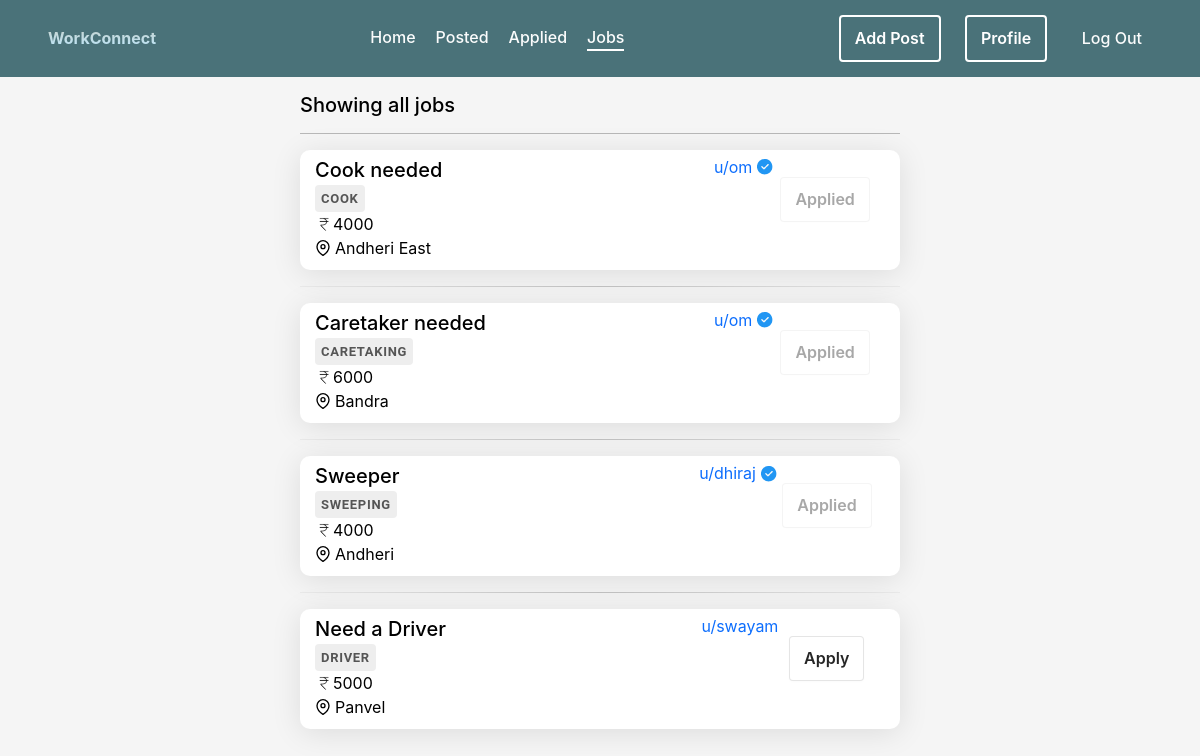
The page /newco/listings (signed in) on the database its author committed.
### project/newco/models.py (models this page shows, shortened)
class Job(models.Model):
    user = models.ForeignKey(User,on_delete=models.CASCADE)
    title = models.CharField(max_length=255)
    description = models.TextField()
    job_specification = models.CharField(default=None,max_length=255)
    salary = models.CharField(max_length=32)
    location = models.CharField(max_length=32)
    people_applied = models.IntegerField(default=0)
    applied = models.ManyToManyField(User,related_name='users_applied',blank=True)

### project/newco/views.py (the view)
# urls.py: path('listings',views.listings,name='listings'),
@login_required
def listings(request: HttpRequest,filterby=None):
    jobs = Job.objects.all()
    title = request.POST.get('jobtitle','').strip()
    location = request.POST.get('location','').strip()
    if title and location:
        jobs = jobs.filter(job_specification=title.upper(),location=location)
    elif title or location:
        if title:
            jobs = jobs.filter(job_specification=title.upper())
        if location:
            jobs = jobs.filter(location=location)
    searched = False
    if jobs.count() == 0:
        jobs = None
    else:
        searched = jobs.count()!=Job.objects.count()
    return render(request, 'newco/listings.html', {'jobs': jobs,'searched':searched})

### newco/templates/newco/listings.html (shortened to what this page needs)
{% extends 'newco/layout.html' %}
{% block body %}
{% if jobs %}
    <div class="w-100 h-auto center">
        <div class="w-50 d-block m-3">
            {% if searched %}
                <div class="h5">Your Search returned {{ jobs.count }} Results </div>
            {% else %}
                <div class="h5">Showing all jobs</div>
            {% endif %}
            <hr>
            {% for job in jobs %}
                <a href="post/{{ job.id }}" class="w-100">
                    <div class="post form w-100 flex-row nothover" >
                        <div class="d-inline-flex flex-column w-100" style="justify-content: space-evenly;">
                            <div class="w-100 lead" style="font-weight: 500;">{{ job.title }}</div>
                            <div class="job-spec">{{ job.job_specification }}</div>
                            <div class="w-100"><svg xmlns="http://www.w3.org/2000/svg" height="18" width="18" viewBox="50 -850 850 900" stroke-width="5" stroke="black"><path d="M540-172 306-416v-44h114q63 0 116-39.5T588-616H266v-28h320q-11-51-57-83.5T420-760H266v-28h428v28H528q33 17 57 48.5t29 67.5h80v28h-78q2 85-58 134.5T420-432h-90l249 260h-39Z"/></svg>{{ job.salary }}</div>
                            <div class="w-100">{{ job.location }}</div>
                        </div>
                </a>
                    {% if job.user.username != request.user.username %}
                        <div class="d-inline-flex flex-row" style="gap: 5px;height: 25px; transition: all 0.3s;">
                            <a href="{% url 'profile' job.user.username %}" class="a-hover">u/{{ job.user.username }}</a>
                        </div>
                        <div class="w-25 center" style="height: 90px;">
                            {% if request.user not in job.applied.all %}
                                <a href="post/apply/{{ job.id }}">
                                    <button type="button">Apply</button>
                                </a>
                            {% else %}
                                <button type="button" disabled style="opacity: 0.4;cursor: not-allowed">Applied</button>
                            {% endif %}
                            </div>
                    {% else %}
                        <div class="d-inline-flex flex-row" style="height: 25px; transition: all 0.3s;">
                            <a href="{% url 'profile' job.user.username %}" class="a-hover">you</a>
                        </div>
                    {% endif %}
                </div>
                <hr class="hr">
            {% endfor %}
{% elif not searched %}
<div class="w-100 h-75 center">
    <div class="display-6 h1">Couldn't find the job you requested</div>
</div>
{% else %}
<div class="w-100 h-75 center">
    <div class="display-6 h1">No jobs posted yet</div>
</div>
{% endif %}
{% endblock %}

### project/newco/static/newco/log.reg.styles.css (style rules this page uses)
.form { width: 380px; height: 500px; display: flex; flex-direction: column; border-radius: 15px; background-color: white; box-shadow: 0 4px 30px rgba(0, 0, 0, 0.1); transition: .4s ease-in-out; }

### project/newco/static/newco/styles.css (style rules this page uses)
* { font-family: -apple-system, BlinkMacSystemFont, 'Segoe UI', Roboto, Oxygen, Ubuntu, Cantarell, 'Open Sans', 'Helvetica Neue', sans-serif; margin: 0; padding: 0; color: black; background-color: #f5f5f5; }
.center { display: flex; justify-content: center; align-items: center ; }
div { background: transparent; }
body { background-color: #f5f5f5; }
button { background-color: #FFFFFF; border: 1px solid rgba(0, 0, 0, 0.1); border-radius: .25rem; box-shadow: rgba(0, 0, 0, 0.02) 0 1px 3px 0; color: rgba(0, 0, 0, 0.85); cursor: pointer; display: inline-flex; font-size: 16px; font-weight: 600; justify-content: center; line-height: 1.05; min-height: 1rem; padding: calc(.875rem - 1px) calc(1.5rem - 10px); text-decoration: none; transition: all 250ms; user-select: none; -webkit-user-select: none; touch-action: manipulation; vertical-align: baseline; width: fit-content; }
a { text-decoration: none; background: transparent; }
.a-hover { transition: all 0.5s; border-bottom: 2px #0d6efd00 solid; }
.bg-transparent, * { background: transparent; }
.post { background: white; height: 120px; transition: all 0.6s ease; border-radius: 10px; padding-top: 5px; padding-bottom: 25px; padding-right: 25px; padding-left: 15px; overflow: hidden; }
.hr { border: 0; height: 1px; background: #333; background-image: linear-gradient(to right, #ccc, #333, #ccc); }
.job-spec { width: fit-content; border-radius: 4px; z-index: 100; font-family: Roboto, Oxygen, Ubuntu, Cantarell, 'Open Sans', 'Helvetica Neue', sans-serif; font-weight: 600; position: relative; color: #555; margin-top: 10px; margin-bottom: 10px; background-color: #eee; display: inline; margin: 0; font-size: 13px; letter-spacing: 0.7px; padding: 4px 6px; text-transform: uppercase; text-decoration: none; transition: all .1s ease-in-out; }

### rows shown on the page
Job: title "Cook needed", job_specification "COOK", salary "4000", location "Andheri East", user.username "om", shows "Applied"
Job: title "Caretaker needed", job_specification "CARETAKING", salary "6000", location "Bandra", user.username "om", shows "Applied"
Job: title "Sweeper", job_specification "SWEEPING", salary "4000", location "Andheri", user.username "dhiraj", shows "Applied"
Job: title "Need a Driver", job_specification "DRIVER", salary "5000", location "Panvel", user.username "swayam"
